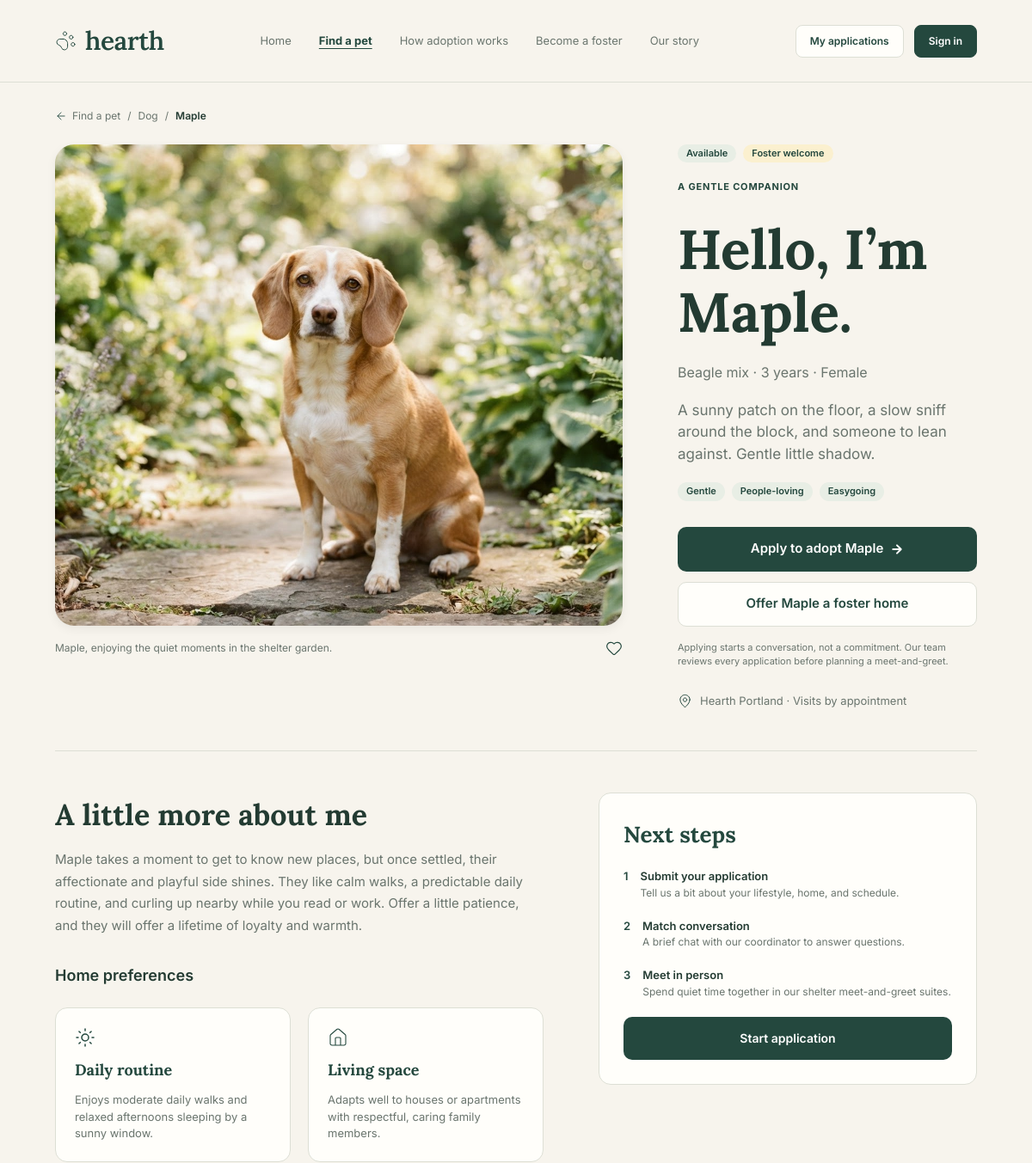
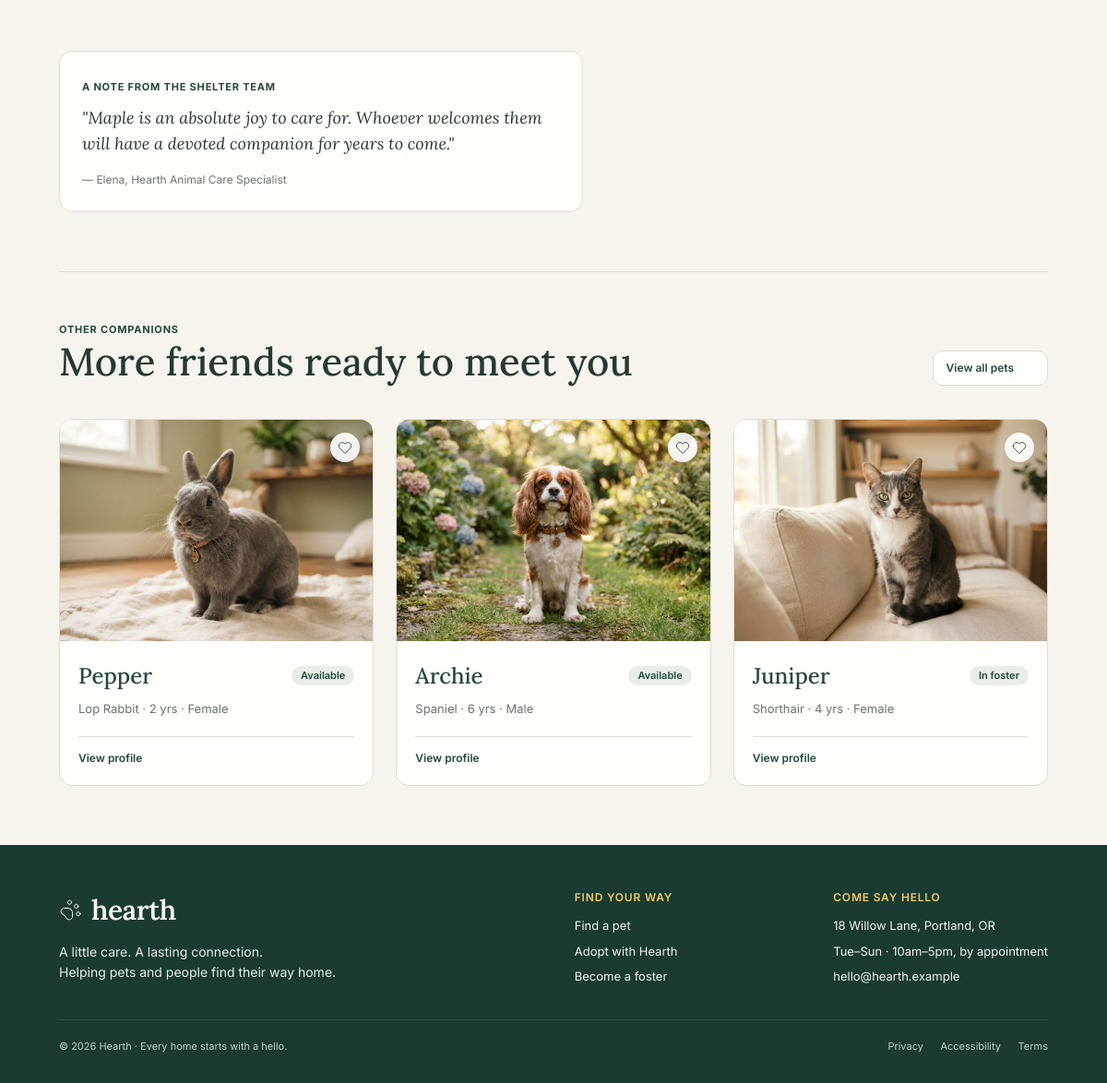
The app's page /pet-profile.php with its own data (2 pictures, top to bottom).
### tables this page shows
CREATE TABLE `pet` (
  `petid` int NOT NULL,
  `created_by` int NOT NULL,
  `name` varchar(100) NOT NULL,
  `species` varchar(50) NOT NULL,
  `breed` varchar(50) NOT NULL,
  `age` int NOT NULL,
  `sex` varchar(50) NOT NULL,
  `description` varchar(255) NOT NULL,
  `photo_url` varchar(255) NOT NULL,
  `status` varchar(50) NOT NULL
);

### app/Models/Pet.php (called while the page is built, shortened)
<?php
class Pet {
    private $conn = null;
    public function __construct() {
        try {
            $database = new Database();
            $this->conn = $database->connection();
        } catch (Exception $e) {
            $this->conn = null;
        }
    }
    public function getAll($species = null, $status = null, $search = null) {
        if ($this->conn) {
            try {
                $query = "SELECT * FROM pet WHERE 1=1";
                $params = [];
                $query .= " ORDER BY petid DESC";
                $stmt = $this->conn->prepare($query);
                $stmt->execute($params);
                $results = $stmt->fetchAll(PDO::FETCH_ASSOC);
                if (!empty($results)) {
                    return $results;
                }
            } catch (Exception $e) {
            }
        }
        $list = self::$defaultPets;
        return $list;
    }
    public function ViewbyID($id) {
        if ($this->conn) {
            try {
                $sql = "SELECT * FROM pet WHERE petid = ?";
                $stmt = $this->conn->prepare($sql);
                $stmt->execute([$id]);
                $pet = $stmt->fetch(PDO::FETCH_ASSOC);
                if ($pet) {
                    return $pet;
                }
            } catch (Exception $e) {
            }
        }
        return self::$defaultPets[0] ?? null;
    }
}

### app/database.php (called while the page is built, shortened)
<?php
class Database{
    private $host = "localhost";
    private $username = "root";
    private $password = "";
    private $dbname = "finaldb";
    public function connection():PDO{
        return new PDO("mysql:host=$this->host;dbname=$this->dbname",$this->username,$this->password,[
        PDO::ATTR_ERRMODE=>PDO::ERRMODE_EXCEPTION
        ]);
    }
}
?>

### pet-profile.php (the view, shortened to what this page needs)
<?php
$petModel = new Pet();
$id = $_GET['id'] ?? 1;
$pet = $petModel->ViewbyID($id);
$allPets = $petModel->getAll();
$relatedPets = array_values(array_filter($allPets, fn($p) => $p['petid'] != $pet['petid']));
$relatedPets = array_slice($relatedPets, 0, 3);
require_once __DIR__ . '/includes/header.php';
?>
<main class="section-wrap" style="padding-top: 30px;">
    <div class="breadcrumb">
        <a href="pets.php" style="display: flex; align-items: center; gap: 6px;">
            <img src="assets/images/icon-arrow-left.svg" alt="" style="width: 14px; height: 14px;">
            <span>Find a pet</span>
        </a>
        <span>/</span>
        <span><?php echo htmlspecialchars($pet['species']); ?></span>
        <span>/</span>
        <span style="color: var(--text-heading); font-weight: 600;"><?php echo htmlspecialchars($pet['name']); ?></span>
    </div>
    <div class="profile-intro">
        <div class="profile-gallery">
            <div class="profile-portrait">
                <img src="<?php echo htmlspecialchars($pet['photo_url']); ?>" alt="<?php echo htmlspecialchars($pet['name']); ?>" onerror="this.src='assets/images/pet-maple.png'">
            </div>
            <div class="profile-gallery-note">
                <span><?php echo htmlspecialchars($pet['name']); ?>, enjoying the quiet moments in the shelter garden.</span>
                <div style="cursor: pointer;" title="Save to favorites">
                    <img src="assets/images/icon-heart.svg" alt="" style="width: 20px; height: 20px;">
                </div>
            </div>
        </div>
        <div class="profile-details">
            <div style="display: flex; gap: 8px;">
                <span class="badge badge-available"><?php echo htmlspecialchars($pet['status']); ?></span>
                <span class="badge badge-foster">Foster welcome</span>
            </div>
            <span class="section-eyebrow">A gentle companion</span>
            <h1 class="profile-name">Hello, I’m <?php echo htmlspecialchars($pet['name']); ?>.</h1>
            <p class="profile-facts">
                <?php echo htmlspecialchars($pet['breed']); ?> · <?php echo htmlspecialchars($pet['age']); ?> <?php echo $pet['age'] == 1 ? 'year' : 'years'; ?> · <?php echo htmlspecialchars($pet['sex']); ?>
            </p>
            <p class="profile-bio">
                <?php echo nl2br(htmlspecialchars($pet['description'])); ?>
            </p>
            <div class="tags-row">
                <span class="badge badge-available">Gentle</span>
                <span class="badge badge-available">People-loving</span>
                <span class="badge badge-available">Easygoing</span>
            </div>
            <div class="profile-actions">
                <a href="apply.php?id=<?php echo $pet['petid']; ?>&type=adopt" class="btn btn-primary" style="height: 52px; font-size: 15px;">
                    <span>Apply to adopt <?php echo htmlspecialchars($pet['name']); ?></span>
                    <img src="assets/images/icon-arrow-right.svg" alt="" style="width: 16px; height: 16px; filter: brightness(0) invert(1);">
                </a>
                <a href="apply.php?id=<?php echo $pet['petid']; ?>&type=foster" class="btn btn-secondary" style="height: 52px; font-size: 15px;">
                    Offer <?php echo htmlspecialchars($pet['name']); ?> a foster home
                </a>
                <p style="font-size: 11px; color: var(--text-muted); line-height: 1.5; margin-top: 4px;">
                    Applying starts a conversation, not a commitment. Our team reviews every application before planning a meet-and-greet.
                </p>
            </div>
            <div style="display: flex; align-items: center; gap: 9px; font-size: 13px; color: var(--text-muted); margin-top: 8px;">
                <img src="assets/images/icon-map-pin.svg" alt="" style="width: 17px; height: 17px;">
                <span>Hearth Portland · Visits by appointment</span>
            </div>
        </div>
    </div>
    <div style="display: flex; gap: 64px; align-items: flex-start; margin-top: 48px; border-top: 1px solid var(--border-light); padding-top: 48px;">
        <div style="flex: 1; display: flex; flex-direction: column; gap: 32px;">
            <div>
                <h2 style="font-family: var(--font-serif); font-size: 34px; color: var(--text-heading); margin-bottom: 14px;">
                    A little more about me
                </h2>
                <p style="font-size: 15px; color: var(--text-muted); line-height: 1.7;">
                    <?php echo htmlspecialchars($pet['name']); ?> takes a moment to get to know new places, but once settled, their affectionate and playful side shines. They like calm walks, a predictable daily routine, and curling up nearby while you read or work. Offer a little patience, and they will offer a lifetime of loyalty and warmth.
                </p>
            </div>
            <div>
                <h3 style="font-size: 18px; font-weight: 600; color: var(--text-heading); margin-bottom: 16px;">Home preferences</h3>
                <div class="pref-grid">
                    <div class="pref-card">
                        <img src="assets/images/icon-sun.svg" alt="" style="width: 24px; height: 24px;">
                        <h4 class="pref-title">Daily routine</h4>
                        <p class="pref-desc">Enjoys moderate daily walks and relaxed afternoons sleeping by a sunny window.</p>
                    </div>
                    <div class="pref-card">
                        <img src="assets/images/icon-house.svg" alt="" style="width: 24px; height: 24px;">
                        <h4 class="pref-title">Living space</h4>
                        <p class="pref-desc">Adapts well to houses or apartments with respectful, caring family members.</p>
                    </div>
                </div>
            </div>
            <div style="background: var(--bg-card); border: 1px solid var(--border-light); border-radius: 14px; padding: 24px;">
                <span class="section-eyebrow">A note from the shelter team</span>
                <p style="font-family: var(--font-serif); font-size: 18px; font-style: italic; color: var(--text-heading); line-height: 1.6; margin: 10px 0;">
                    "<?php echo htmlspecialchars($pet['name']); ?> is an absolute joy to care for. Whoever welcomes them will have a devoted companion for years to come."
                </p>
                <span style="font-size: 12px; color: var(--text-muted);">— Elena, Hearth Animal Care Specialist</span>
            </div>
        </div>
        <div style="width: 440px; flex-shrink: 0;" class="timeline-card">
            <h3 style="font-family: var(--font-serif); font-size: 26px; color: var(--text-dark);">Next steps</h3>
            <div class="timeline-step">
                <span class="timeline-num">1</span>
                <div>
                    <h4 class="timeline-step-title">Submit your application</h4>
                    <p class="timeline-step-desc">Tell us a bit about your lifestyle, home, and schedule.</p>
                </div>
            </div>
            <div class="timeline-step">
                <span class="timeline-num">2</span>
                <div>
                    <h4 class="timeline-step-title">Match conversation</h4>
                    <p class="timeline-step-desc">A brief chat with our coordinator to answer questions.</p>
                </div>
            </div>
            <div class="timeline-step">
                <span class="timeline-num">3</span>
                <div>
                    <h4 class="timeline-step-title">Meet in person</h4>
                    <p class="timeline-step-desc">Spend quiet time together in our shelter meet-and-greet suites.</p>
                </div>
            </div>
            <a href="apply.php?id=<?php echo $pet['petid']; ?>&type=adopt" class="btn btn-primary" style="width: 100%; height: 50px;">
                Start application
            </a>
        </div>
    </div>
    <div style="margin-top: 64px; border-top: 1px solid var(--border-light); padding-top: 48px;">
        <div class="section-header">
            <div>
                <span class="section-eyebrow">Other companions</span>
                <h2 class="section-title">More friends ready to meet you</h2>
            </div>
            <a href="pets.php" class="btn btn-secondary btn-sm">
                View all pets
                <img src="assets/images/icon-arrow-right.svg" alt="" style="width: 14px; height: 14px;">
            </a>
        </div>
        <div class="pets-grid">
            <?php foreach ($relatedPets as $rel): ?>
                <div class="pet-card">
                    <div class="pet-card-image">
                        <img src="<?php echo htmlspecialchars($rel['photo_url']); ?>" alt="<?php echo htmlspecialchars($rel['name']); ?>" onerror="this.src='assets/images/pet-maple.png'">
                        <div class="pet-card-heart" title="Save to favorites">
                            <img src="assets/images/icon-heart.svg" alt="" style="width: 16px; height: 16px;">
                        </div>
                    </div>
                    <div class="pet-card-content">
                        <div class="pet-card-header">
                            <h3 class="pet-card-name"><?php echo htmlspecialchars($rel['name']); ?></h3>
                            <span class="badge badge-available"><?php echo htmlspecialchars($rel['status']); ?></span>
                        </div>
                        <p class="pet-card-facts">
                            <?php echo htmlspecialchars($rel['breed'] . ' · ' . $rel['age'] . ' yrs · ' . $rel['sex']); ?>
                        </p>
                        <div class="pet-card-footer">
                            <a href="pet-profile.php?id=<?php echo $rel['petid']; ?>" class="pet-card-link">
                                View profile
                                <img src="assets/images/icon-arrow-right.svg" alt="" style="width: 14px; height: 14px;">
                            </a>
                        </div>
                    </div>
                </div>
            <?php endforeach; ?>
        </div>
    </div>
</main>
<?php require_once __DIR__ . '/includes/footer.php'; ?>

### records on screen
pet: species "Dog", name "Maple", photo_url (picture), status "Available", breed "Beagle mix", age "3", sex "Female", description "A sunny patch on the floor, a slow sniff around the block, and someone to lean against. Gentle little shadow."
pet: photo_url (picture), name "Pepper", status "Available", breed+age+sex "Lop Rabbit · 2 yrs · Female"
pet: photo_url (picture), name "Archie", status "Available", breed+age+sex "Spaniel · 6 yrs · Male"
pet: photo_url (picture), name "Juniper", status "In foster", breed+age+sex "Shorthair · 4 yrs · Female"
